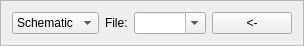
<?xml version="1.0" encoding="UTF-8"?>
<ui version="4.0">
 <class>FileFrame</class>
 <widget class="QFrame" name="FileFrame">
  <property name="geometry">
   <rect>
    <x>0</x>
    <y>0</y>
    <width>270</width>
    <height>37</height>
   </rect>
  </property>
  <property name="windowTitle">
   <string>Frame</string>
  </property>
  <property name="frameShape">
   <enum>QFrame::StyledPanel</enum>
  </property>
  <property name="frameShadow">
   <enum>QFrame::Raised</enum>
  </property>
  <layout class="QHBoxLayout" name="horizontalLayout">
   <item>
    <widget class="QComboBox" name="typeBox">
     <property name="currentIndex">
      <number>1</number>
     </property>
     <item>
      <property name="text">
       <string>Net List</string>
      </property>
     </item>
     <item>
      <property name="text">
       <string>Schematic</string>
      </property>
     </item>
    </widget>
   </item>
   <item>
    <widget class="QLabel" name="label">
     <property name="text">
      <string>File:</string>
     </property>
    </widget>
   </item>
   <item>
    <widget class="QComboBox" name="fileBox">
     <property name="sizePolicy">
      <sizepolicy hsizetype="Expanding" vsizetype="Fixed">
       <horstretch>0</horstretch>
       <verstretch>0</verstretch>
      </sizepolicy>
     </property>
     <property name="editable">
      <bool>true</bool>
     </property>
     <property name="maxCount">
      <number>10</number>
     </property>
     <property name="insertPolicy">
      <enum>QComboBox::InsertAtTop</enum>
     </property>
    </widget>
   </item>
   <item>
    <widget class="QPushButton" name="fileBtn">
     <property name="contextMenuPolicy">
      <enum>Qt::ActionsContextMenu</enum>
     </property>
     <property name="text">
      <string>&lt;-</string>
     </property>
    </widget>
   </item>
  </layout>
 </widget>
 <resources/>
 <connections/>
</ui>
